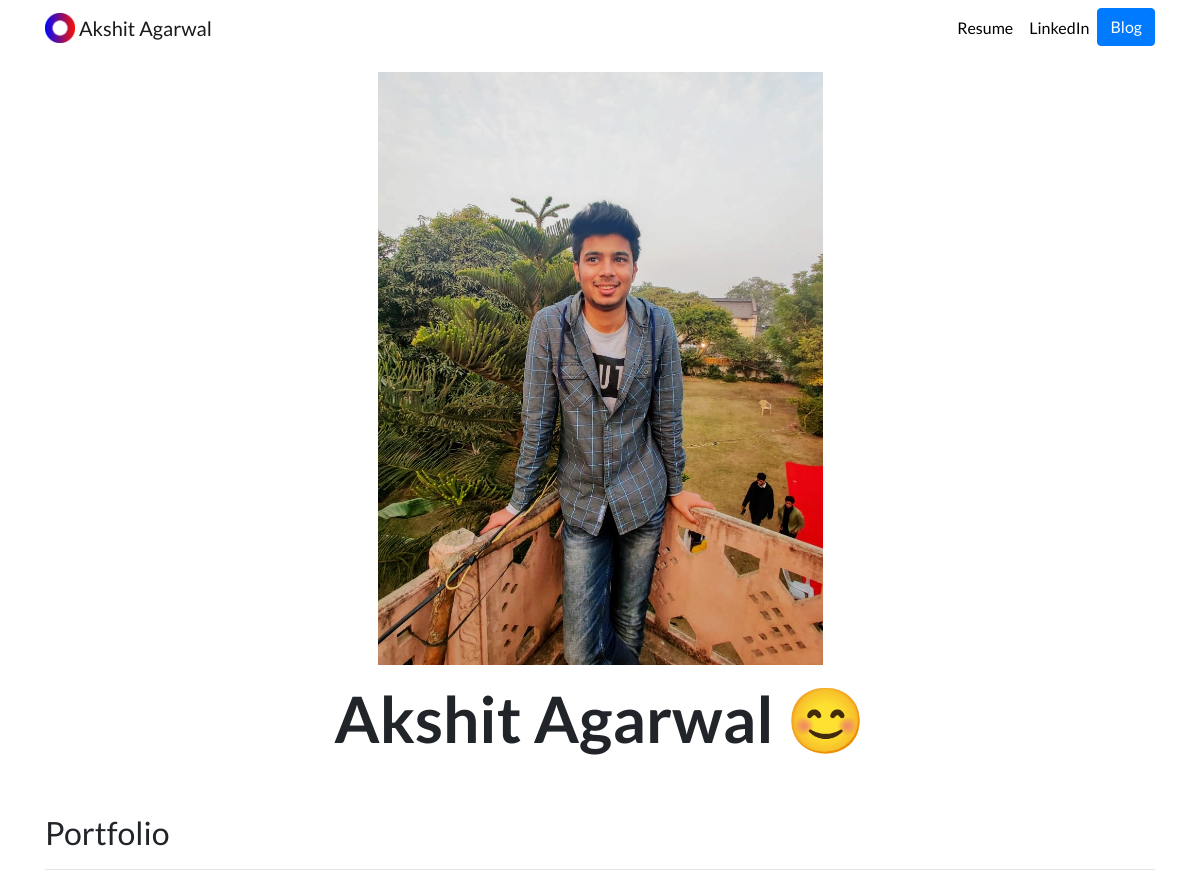
Before: / with the older database file.
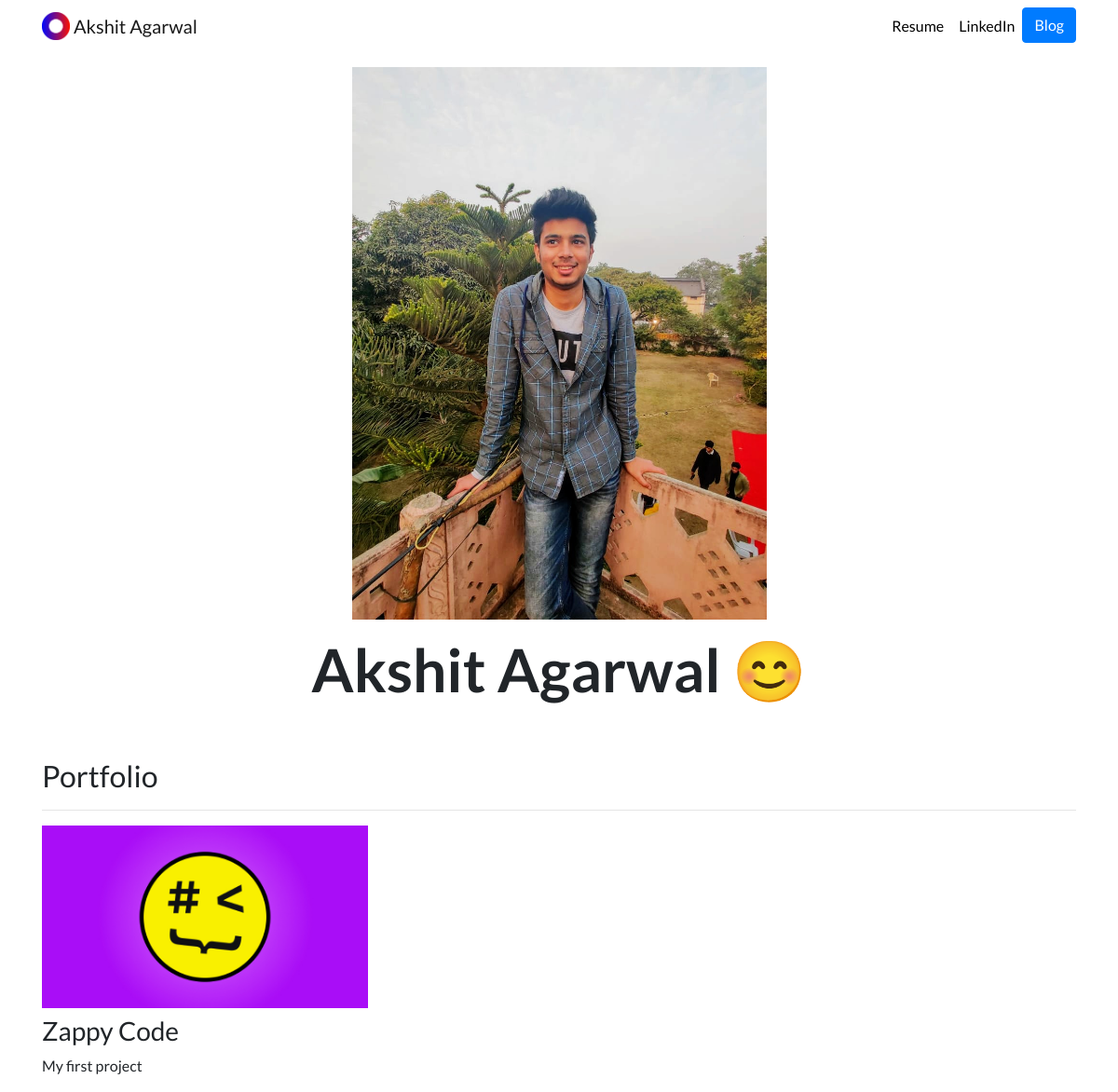
After: the same page with the newer database file.
### portfolio/models.py (models this page shows, shortened)
class Project(models.Model):
    title= models.CharField(max_length=100)
    description=models.CharField(max_length=250)
    image = models.ImageField(upload_to='portfolio/images/')
    url = models.URLField(blank=True)

### portfolio/views.py (the view)
# urls.py: 2. Add a URL to urlpatterns:  path('', views.home, name='home')
def home(request):
    projects = Project.objects.all()
    return render(request,'portfolio/home.html',{'projects':projects})

### portfolio/templates/portfolio/home.html
{% extends "portfolio/base.html" %}
{% load static %}
{% block button %}
<a role="button" href="{% url 'blog:all_blogs' %}" class="btn btn-primary">Blog</a>
{% endblock %}
{% block content %}
<div class="row justify-content-center my-3">
  <div class="col-5">
    <img src="{% static 'portfolio/Akshit.jpg'%}" class="img-fluid">
  </div>
</div>
<div class="row justify-content-center mb-3">
  <div class="col-md-9 text-center">
    <h1 id="hometext" class="font-weight-bold">Akshit Agarwal 😊</h1>
  </div>
</div>
<h2 class="mt-5">Portfolio</h2>
<hr>
<div class="row">
  {% for project in projects %}
  <div class="col-lg-4 col-md-6">
    {% if project.url %}
    <a href="{{ project.url }}">
      <img src="{{ project.image.url }}" class="img-fluid mb-2">
    </a>
    {% else %}
    <img src="{{ project.image.url }}" class="img-fluid mb-2">
    {% endif %}
    <h3>{{ project.title }}</h3>
    <p>{{ project.description }}</p>
  </div>
  {% endfor %}
</div>
{% endblock %}

### portfolio/templates/portfolio/base.html (shortened to what this page needs)
{% load static %}
<!doctype html>
<html lang="en">
<head>
  <link rel="stylesheet" href="https://stackpath.bootstrapcdn.com/bootstrap/4.4.1/css/bootstrap.min.css">
  <link rel="stylesheet" href="{% static "portfolio/custom.css" %}">
</head>
<body>
  <nav id="topNav" class="navbar navbar-expand-md navbar-light">
    <div class="container">
      <a class="navbar-brand" href="{% url 'home' %}">
        <img src="{% static "portfolio/Logo.png" %}" width="30" height="30" class="d-inline-block align-top" alt="Akshit's Logo">
        <span>Akshit Agarwal</span>
      </a>
      <div class="collapse navbar-collapse text-center" id="navbarNav">
        <ul class="navbar-nav ml-auto">
          <li class="nav-item">
            <a class="nav-link" href="{% static "portfolio/Resume_Akshit.pdf" %}">Resume</a>
          </li>
          <li class="nav-item">
            <a class="nav-link" href="https://www.linkedin.com/in/akshit-agarwal/" target="_blank">LinkedIn</a>
          </li>
          <li>
            {% block button %}{% endblock %}
          </li>
        </ul>
      </div>
    </div>
  </nav>
  <div class="container">
    {% block content %}{% endblock %}
  </div>
</body>
</html>

### portfolio/static/portfolio/custom.css (style rules this page uses)
.navbar-nav .nav-link { color: rgba(0,0,0,1) !important; }
body { font-family: 'Lato', sans-serif; }
@media (min-width: 992px) { #hometext { font-size: 4rem; } }

Changed rows visible on the page:
added Project: image (picture), title "Zappy Code", description "My first project"
